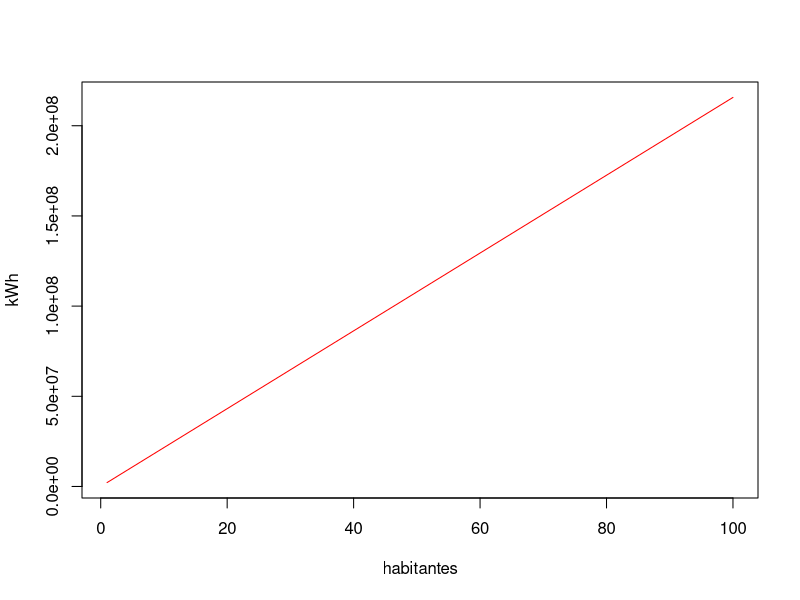

This chart was generated by the following R code: (Note: this script raises an error after producing the figure.)
## ---- chunk 1
habitantes <- seq(1, 100, len = 100)
kWh <- 2157 * habitantes * 1000

plot(habitantes, kWh, col = "red", type = "l")
## ---- chunk 2
knitr::include_graphics("Unidad-I/Tasa-crec.png")
